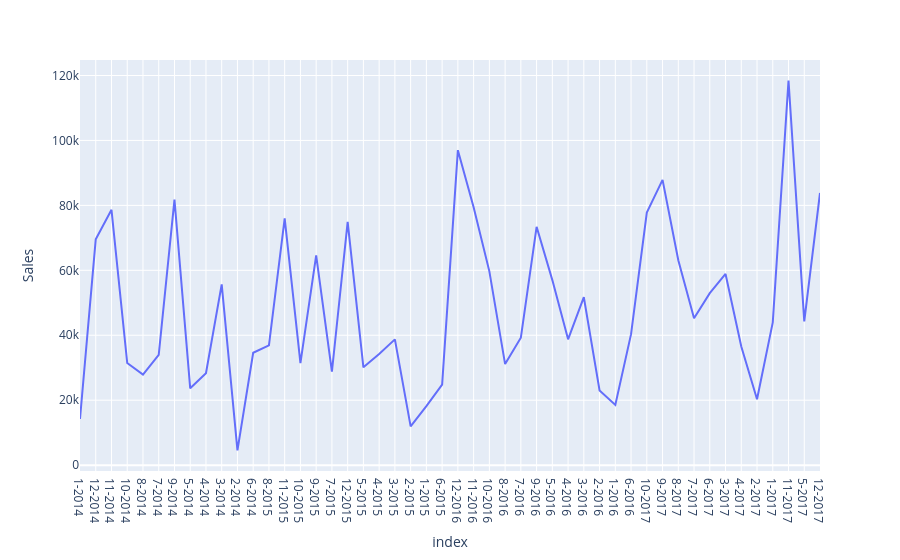

The notebook cell saved with this chart:
### Code cell
px.line(sales, x = "index", y = "Sales", labels = {"x":"Month", "y":"Total Sales"})

### Figure 1 — Plotly figure (JSON) as saved in the notebook; plotly's stock layout.template omitted (floating-point values rounded to 4 significant figures)
{"data": [{"hovertemplate": "index=%{x}<br>Sales=%{y}<extra></extra>", "legendgroup": "", "line": {"color": "#636efa", "dash": "solid"}, "marker": {"symbol": "circle"}, "mode": "lines", "name": "", "orientation": "v", "showlegend": false, "type": "scatter", "x": ["1-2014", "12-2014", "11-2014", "10-2014", "8-2014", "7-2014", "9-2014", "5-2014", "4-2014", "3-2014", "2-2014", "6-2014", "8-2015", "11-2015", "10-2015", "9-2015", "7-2015", "12-2015", "5-2015", "4-2015", "3-2015", "2-2015", "1-2015", "6-2015", "12-2016", "11-2016", "10-2016", "8-2016", "7-2016", "9-2016", "5-2016", "4-2016", "3-2016", "2-2016", "1-2016", "6-2016", "10-2017", "9-2017", "8-2017", "7-2017", "6-2017", "3-2017", "4-2017", "2-2017", "1-2017", "11-2017", "5-2017", "12-2017"], "xaxis": "x", "y": [14240.0, 69550.0, 78630.0, 31450.0, 27910.0, 33950.0, 81780.0, 23650.0, 28300.0, 55690.0, 4520.0, 34600.0, 36900.0, 75970.0, 31400.0, 64600.0, 28770.0, 74920.0, 30130.0, 34200.0, 38730.0, 11950.0, 18170.0, 24800.0, 97000.0, 79410.0, 59690.0, 31120.0, 39260.0, 73410.0, 56990.0, 38750.0, 51720.0, 22980.0, 18540.0, 40340.0, 77780.0, 87870.0, 63120.0, 45260.0, 52980.0, 58870.0, 36520.0, 20300.0, 43970.0, 118400.0, 44260.0, 83830.0], "yaxis": "y"}], "layout": {"legend": {"tracegroupgap": 0}, "margin": {"t": 60}, "xaxis": {"anchor": "y", "domain": [0, 1], "title": {"text": "index"}}, "yaxis": {"anchor": "x", "domain": [0, 1], "title": {"text": "Sales"}}}}
